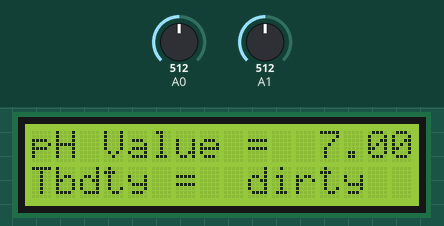
Bench run of a sketch on a simulated Arduino Uno, built with avr-gcc and run on an emulated ATmega328P. On the bench: 16×2 character LCD. The test bench sets the inputs (shaded band); at power-on: A1 = 512, A0 = 512. What the sketch prints to the serial monitor is not drawn.

Above: at 1.3 s.
1.4 s: A1 set to 608
3.5 s: A1 set to 623
At 5.4 s:
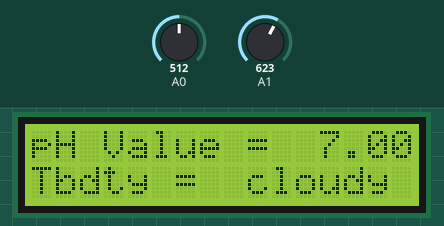
5.9 s: A1 set to 810
7.7 s: A1 set to 828
At 9.7 s:
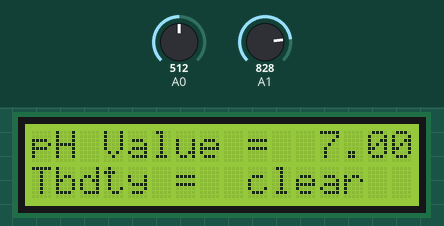
10.0 s: A1 set to 306
At 11.6 s:
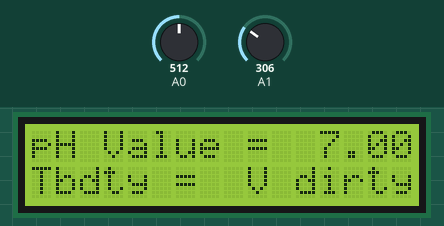
12.1 s: A0 set to 716
At 13.2 s:
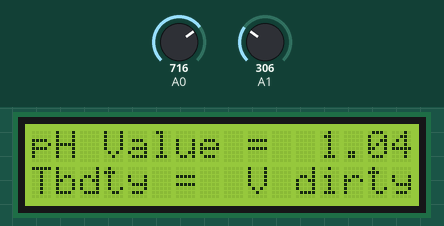
Timing chart, 0 to 15.1 s (numbered marks = the images above; inputs shaded):
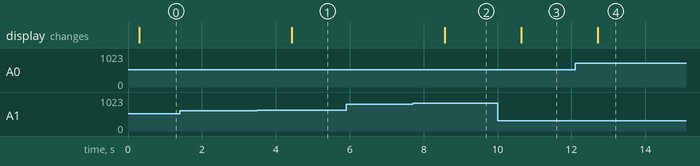

Measured:
- the behaviour switches between 614 and 615 on A1 (found by bisection; images 0 and 1)
- the behaviour switches between 819 and 820 on A1 (found by bisection; images 1 and 2)
- after the input at 1.4 s, every drawn part: stays the same
- after the input at 3.5 s, the display: changes after 0.94 s (image 1)
- after the input at 5.9 s, every drawn part: stays the same
- after the input at 7.7 s, the display: changes after 0.88 s (image 2)
- after the input at 10.0 s, the display: changes after 0.64 s (image 3)
- after the input at 12.1 s, the display: changes after 0.61 s (image 4)

The sketch:

FinalProject.ino
```cpp
#include <Arduino.h>
#include <Wire.h>
#include <LiquidCrystal_I2C.h>

LiquidCrystal_I2C lcd(0x27, 16, 2);


float resolution;
int measurings;
float voltage;
float pHvalue;
float b = 0.00;
float m = 0.167;
float td;

void setup()
{
  lcd.init();
  lcd.backlight();
  Serial.begin(9600);
  resolution = 1024.0;
  delay(100);
}


void loop()
{
  measurings=0;
  for (int i = 0; i < 10; i++)
  {
    measurings = measurings + analogRead(A0);
    delay(10);
  }
    voltage = ((5 / resolution) * (measurings/10));

    pHvalue = ((7 + ((2.5 - voltage) / m)))+ b;

    td = analogRead(A1) * 5.0/1024.0;

    Serial.print(pHvalue);
    Serial.print(",");
    Serial.println(td);

    lcd.setCursor(0, 0);
    lcd.print("pH Value = ");
    lcd.setCursor(12, 0);
    lcd.print(pHvalue);
    lcd.setCursor(0, 1);
    lcd.print("Tbdty = ");
    if (td>=4){
      lcd.setCursor(14,1);
      lcd.print("  ");
      lcd.setCursor(9, 1);
      lcd.print("clear");

    }
    else if (td<4 && td>=3){
      lcd.setCursor(14,1);
      lcd.print("  ");
      lcd.setCursor(9, 1);
      lcd.print("cloudy");

    }
    else if (td<3 && td>=2){
      lcd.setCursor(14,1);
      lcd.print("  ");
      lcd.setCursor(9, 1);
      lcd.print("dirty");

    }
    else if (td<2){
      lcd.setCursor(9, 1);
      lcd.print("V dirty");

    }
    delay(900);


}
```
